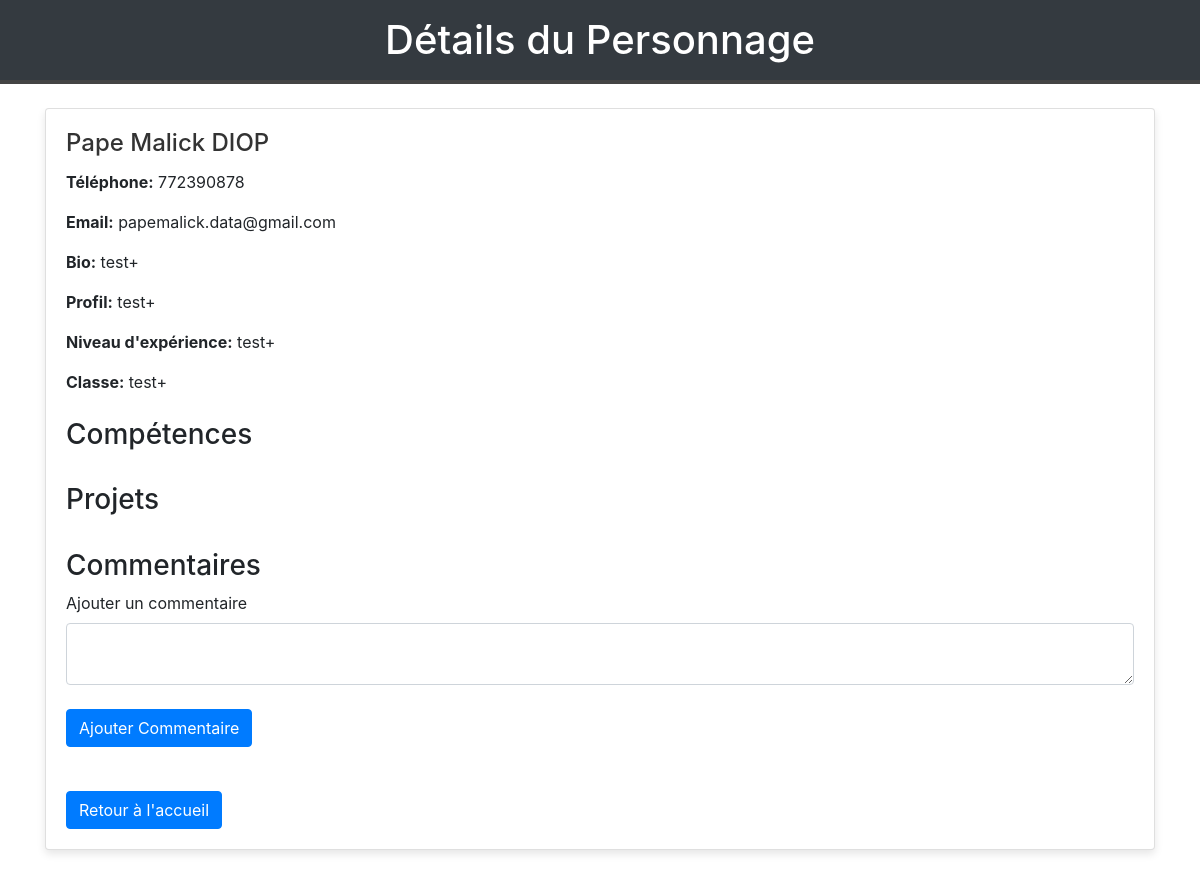
Page /character/1 on the earlier database version.
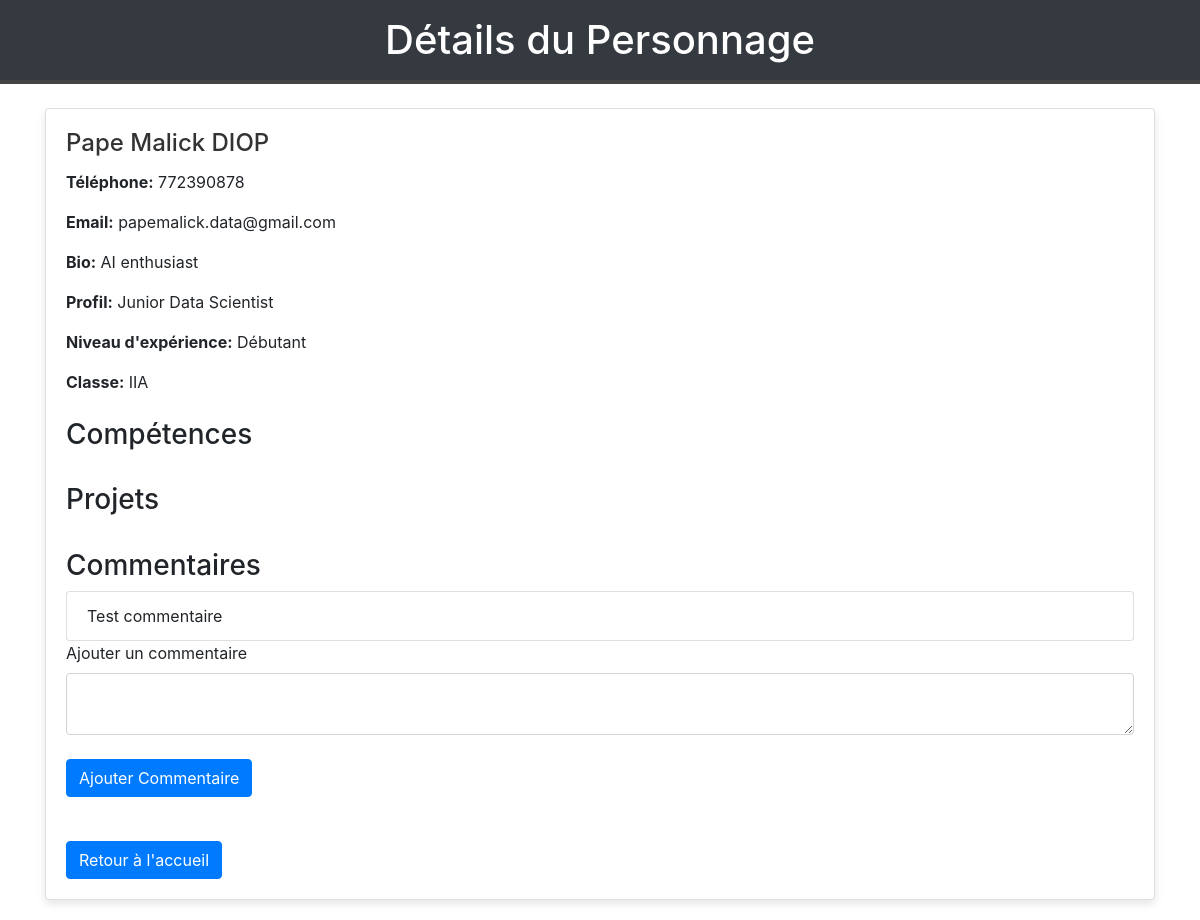
Same page on the later database version.
### app.py (models this page shows)
class Character(db.Model):
    id = db.Column(db.Integer, primary_key=True)
    first_name = db.Column(db.String(50), nullable=False)
    last_name = db.Column(db.String(50), nullable=False)
    phone_number = db.Column(db.String(20))
    email = db.Column(db.String(100))
    bio = db.Column(db.Text)
    profile = db.Column(db.String(100))
    experience_level = db.Column(db.String(50))
    character_class = db.Column(db.String(50))
    latitude = db.Column(db.Float)
    longitude = db.Column(db.Float)
    projects = db.relationship('Project', backref='character', lazy=True)
    comments = db.relationship('Comment', backref='character_comments', cascade='all, delete-orphan', lazy=True)

class Comment(db.Model):
    id = db.Column(db.Integer, primary_key=True)
    character_id = db.Column(db.Integer, db.ForeignKey('character.id', ondelete='CASCADE'), nullable=False)
    text = db.Column(db.String(500), nullable=False)
    character = db.relationship('Character')

### app.py (the view)
@app.route('/character/<int:character_id>', methods=['GET'])
def view_character(character_id):
    character = Character.query.get_or_404(character_id)
    skills = character.skills
    projects = character.projects
    return render_template('view_character.html', character=character, skills=skills, projects=projects)

### templates/view_character.html (shortened to what this page needs)
<!DOCTYPE html>
<html lang="fr">
<head>
    <link rel="stylesheet" href="{{ url_for('static', filename='styles.css') }}">
    <link href="https://stackpath.bootstrapcdn.com/bootstrap/4.5.2/css/bootstrap.min.css" rel="stylesheet">
</head>
<body>
    <header class="bg-dark text-white text-center py-3">
        <h1>Détails du Personnage</h1>
    </header>
    <div class="container mt-4">
        <div class="card">
            <div class="card-body">
                <h2 class="card-title">{{ character.first_name }} {{ character.last_name }}</h2>
                <p><strong>Téléphone:</strong> {{ character.phone_number }}</p>
                <p><strong>Email:</strong> {{ character.email }}</p>
                <p><strong>Bio:</strong> {{ character.bio }}</p>
                <p><strong>Profil:</strong> {{ character.profile }}</p>
                <p><strong>Niveau d'expérience:</strong> {{ character.experience_level }}</p>
                <p><strong>Classe:</strong> {{ character.character_class }}</p>
                <h3 class="mt-4">Compétences</h3>
                <h3 class="mt-4">Projets</h3>
                <h3 class="mt-4">Commentaires</h3>
                <ul class="list-group">
                    {% for comment in character.comments %}
                    <li class="list-group-item">{{ comment.text }}</li>
                    {% endfor %}
                </ul>
                <form method="POST" action="{{ url_for('add_comment', character_id=character.id) }}">
                    <div class="form-group">
                        <label for="comment">Ajouter un commentaire</label>
                        <textarea class="form-control" id="comment" name="comment" required></textarea>
                    </div>
                    <button type="submit" class="btn btn-primary mt-2">Ajouter Commentaire</button>
                </form>
                <a href="/" class="btn btn-primary mt-4">Retour à l'accueil</a>
            </div>
        </div>
    </div>
</body>
</html>

Differences in the rows shown:
changed Character "Pape Malick": bio "test+" → "AI enthusiast"; profile "test+" → "Junior Data Scientist"; experience_level "test+" → "Débutant"; character_class "test+" → "IIA"
added Comment: text "Test commentaire"
